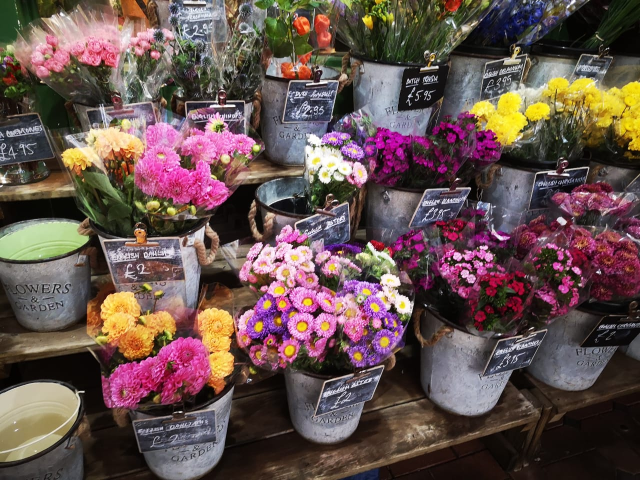
#> input picture Data/Images/flowers.jpeg, 1280 x 960 px (shown at 1/2 size)
$ python 6_blurring_and_sharpening_images.py
#> lines starting #> are read from the running program, lines starting #| are printed output that depends on the picture
### Computer_Vision/convenience_functions.py
import cv2
import matplotlib.pyplot as plt
import numpy as np


# [23 lines left out: functions info, show_mat, show_cv2, not called in this run]


def resize(image, scale=None):
    """Resizes an image"""
    if scale is not None:
        image = cv2.resize(image, None, fx=scale, fy=scale)

    return image


# [168 lines left out: functions color, matrix_translation, matrix_rotation, kernel, contours_centroid, contours_area, not called in this run]

### Computer_Vision/6_blurring_and_sharpening_images.py
import cv2
import numpy as np
import convenience_functions as cf

# Read an image
image_bgr = cv2.imread('..//Data//Images//flowers.jpeg', 1)
#> image_bgr is the input picture: shape (960, 1280, 3); mean B, G, R 78.2, 81.4, 102.4
print(f"Image shape: {image_bgr.shape}")
#| Image shape: (960, 1280, 3)
image_bgr_resized = cf.resize(image_bgr, 0.35)
#> in resize, `image = cv2.resize(image, None, fx=scale, fy=scale)`:
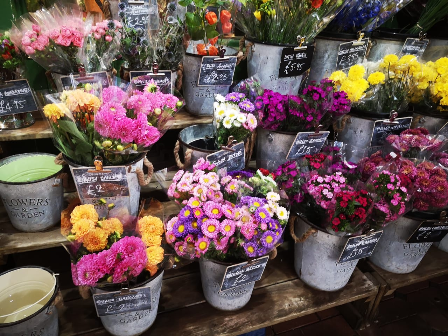
#> image: shape (336, 448, 3); mean of channels 0, 1, 2 78.1, 81.3, 102.3; drawn as B, G, R
# cf.show_cv2(image_bgr_resized)

# Create a blur kernel
kernel_3x3 = np.ones((3, 3)) / 9
kernel_5x5 = np.ones((5, 5)) / 25
kernel_7x7 = np.ones((7, 7)) / 49

# Apply kernels to the image
image_blurred_3x3 = cv2.filter2D(image_bgr_resized, -1, kernel_3x3)
image_blurred_5x5 = cv2.filter2D(image_bgr_resized, -1, kernel_5x5)
image_blurred_7x7 = cv2.filter2D(image_bgr_resized, -1, kernel_7x7)
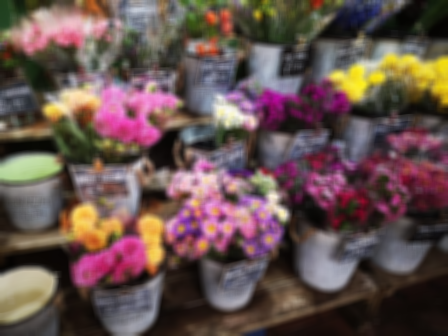
#> image_blurred_7x7: shape (336, 448, 3); mean of channels 0, 1, 2 78.1, 81.3, 102.3; drawn as B, G, R

image_row_1 = np.hstack([image_bgr_resized, image_blurred_3x3])
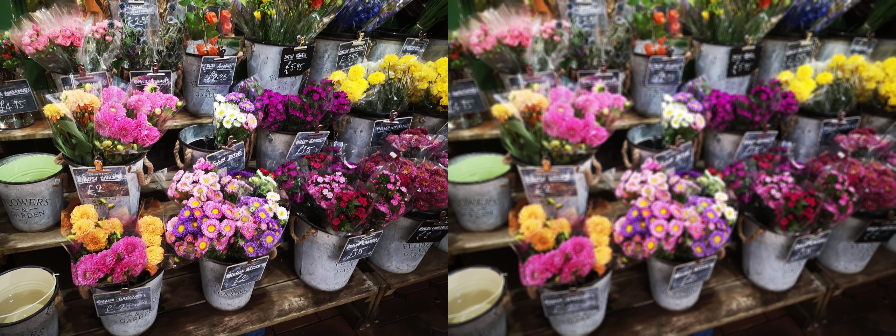
#> image_row_1: shape (336, 896, 3); mean of channels 0, 1, 2 78.1, 81.3, 102.3; drawn as B, G, R
image_row_2 = np.hstack([image_blurred_5x5, image_blurred_7x7])
image_stacked = np.vstack([image_row_1, image_row_2])
# cf.show_cv2(image_stacked)

# OpenCV blur
kernel_3x3 = (3, 3)
kernel_5x5 = (5, 5)
kernel_7x7 = (7, 7)

image_blurred_3x3 = cv2.blur(image_bgr_resized, kernel_3x3)
image_blurred_5x5 = cv2.blur(image_bgr_resized, kernel_5x5)
image_blurred_7x7 = cv2.blur(image_bgr_resized, kernel_7x7)

image_row_1 = np.hstack([image_bgr_resized, image_blurred_3x3])
image_row_2 = np.hstack([image_blurred_5x5, image_blurred_7x7])
image_stacked = np.vstack([image_row_1, image_row_2])
# cf.show_cv2(image_stacked)

# Gaussian blur
image_blurred_gaussian_3x3 = cv2.GaussianBlur(image_bgr_resized, (3, 3), 0)
image_blurred_gaussian_5x5 = cv2.GaussianBlur(image_bgr_resized, (5, 5), 0)
image_blurred_gaussian_7x7 = cv2.GaussianBlur(image_bgr_resized, (7, 7), 0)

image_row_1 = np.hstack([image_bgr_resized, image_blurred_gaussian_3x3])
image_row_2 = np.hstack([image_blurred_gaussian_5x5, image_blurred_gaussian_7x7])
image_stacked = np.vstack([image_row_1, image_row_2])
# cf.show_cv2(image_stacked)

# Median blur
image_blurred_median_3x3 = cv2.medianBlur(image_bgr_resized, ksize=3)
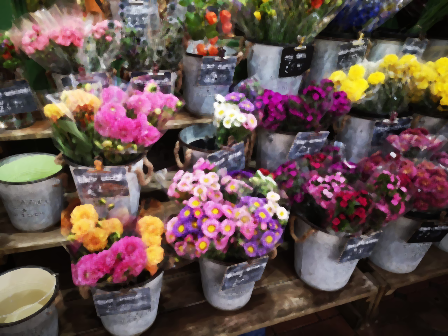
#> image_blurred_median_3x3: shape (336, 448, 3); mean of channels 0, 1, 2 76.8, 80, 101.2; drawn as B, G, R
image_blurred_median_5x5 = cv2.medianBlur(image_bgr_resized, ksize=5)
image_blurred_median_7x7 = cv2.medianBlur(image_bgr_resized, 7)
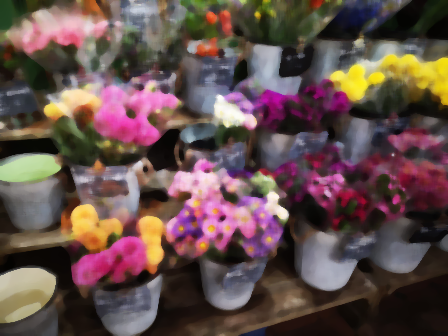
#> image_blurred_median_7x7: shape (336, 448, 3); mean of channels 0, 1, 2 75.4, 78.5, 100.2; drawn as B, G, R

image_row_1 = np.hstack([image_bgr_resized, image_blurred_median_3x3])
image_row_2 = np.hstack([image_blurred_median_5x5, image_blurred_median_7x7])
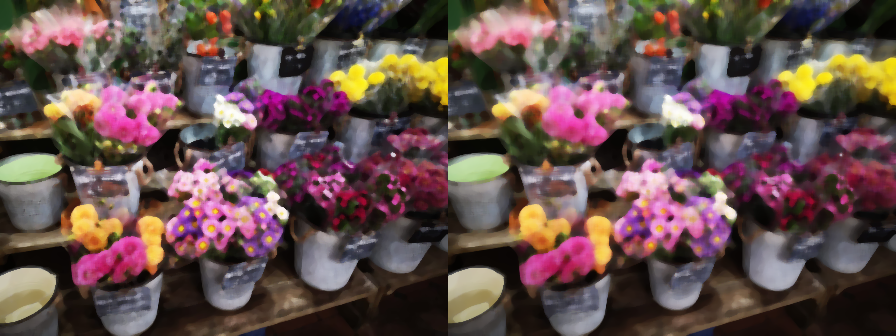
#> image_row_2: shape (336, 896, 3); mean of channels 0, 1, 2 75.7, 78.8, 100.4; drawn as B, G, R
image_stacked = np.vstack([image_row_1, image_row_2])
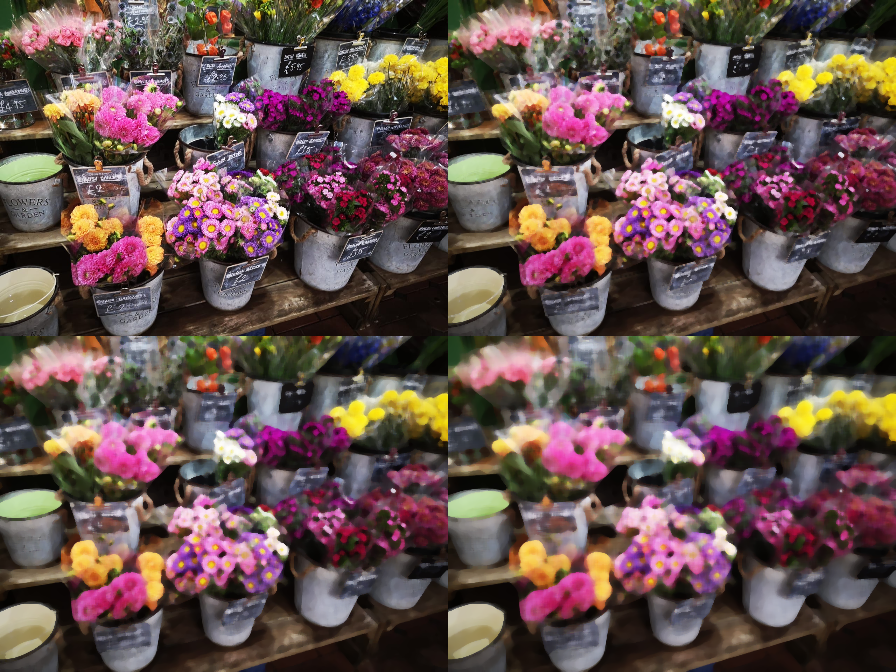
#> image_stacked: shape (672, 896, 3); mean of channels 0, 1, 2 76.6, 79.7, 101.1; drawn as B, G, R
# cf.show_cv2(image_stacked)

$ run again, with Data/Images/Volleyball.jpeg copied over Data/Images/flowers.jpeg
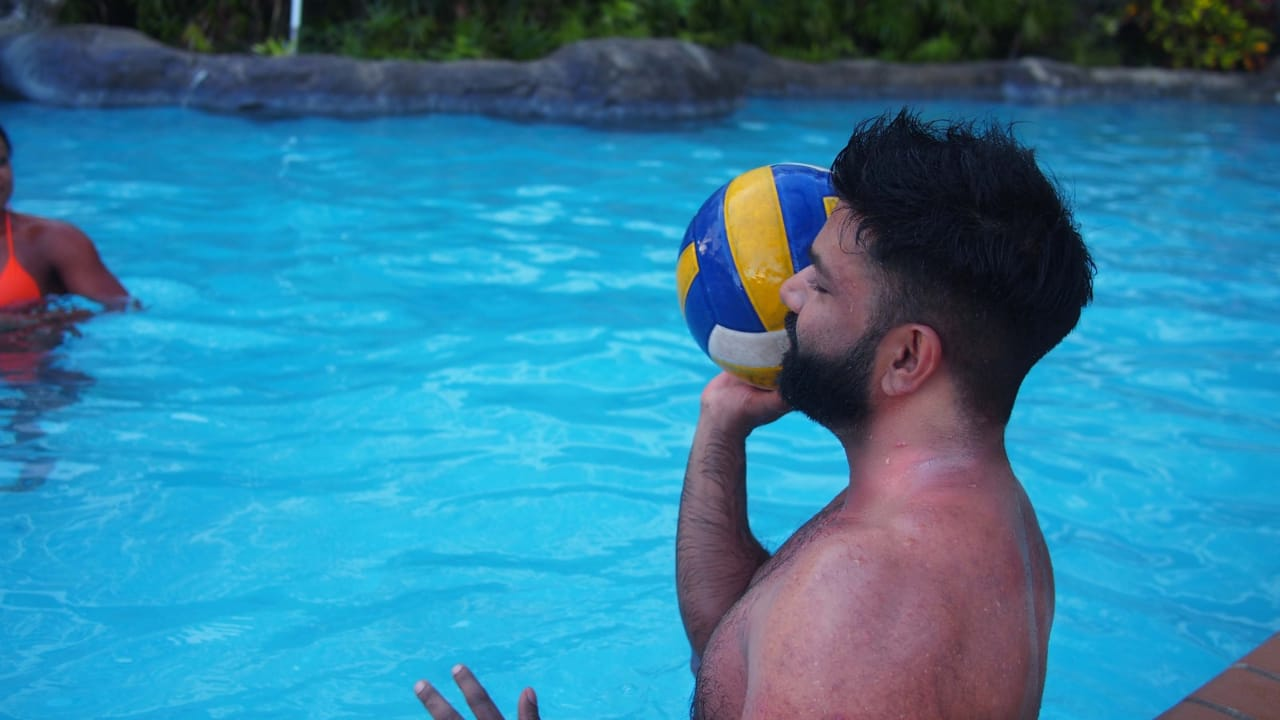
#> input picture Data/Images/Volleyball.jpeg, 1280 x 720 px
#> image_bgr is the input picture: shape (720, 1280, 3); mean B, G, R 159.8, 127.4, 49.9
#| Image shape: (720, 1280, 3)
#> `image_row_1 = np.hstack([image_bgr_resized, image_blurred_3x3])`:
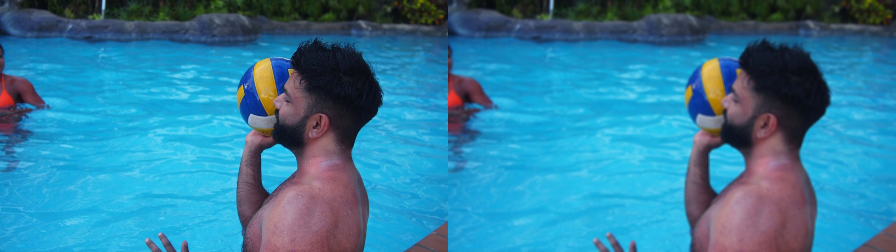
#> image_row_1: shape (252, 896, 3); mean of channels 0, 1, 2 159.7, 127.3, 49.8; drawn as B, G, R
#> `image_stacked = np.vstack([image_row_1, image_row_2])`:
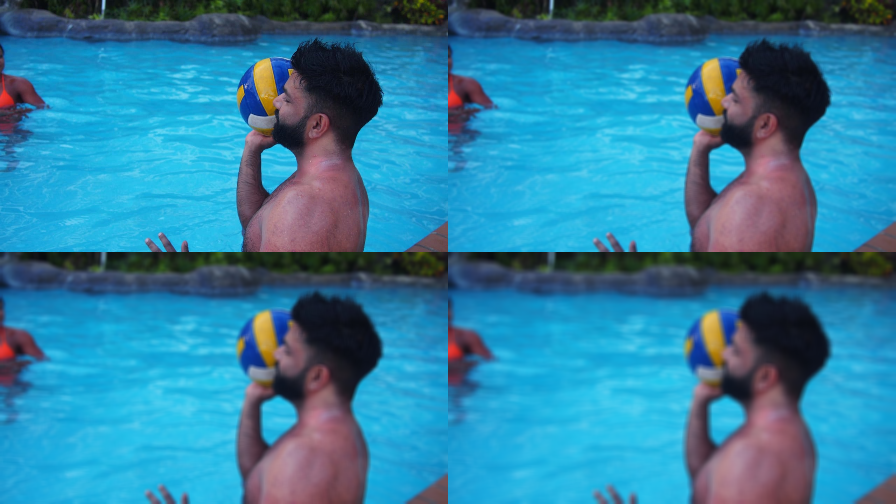
#> image_stacked: shape (504, 896, 3); mean of channels 0, 1, 2 159.7, 127.3, 49.8; drawn as B, G, R

$ run again, with Data/Images/blacksandbeach.jpeg copied over Data/Images/flowers.jpeg
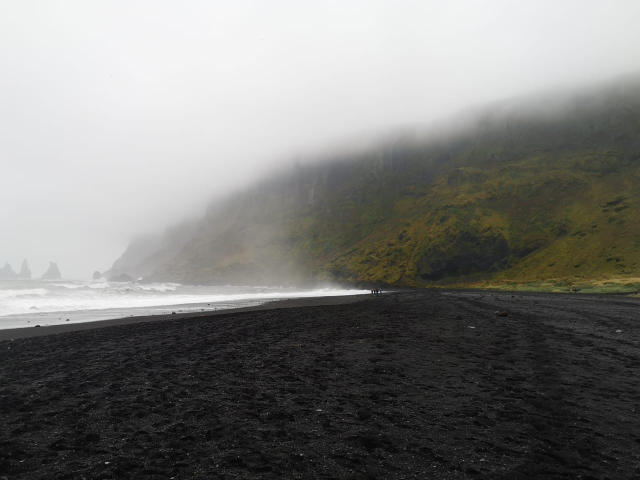
#> input picture Data/Images/blacksandbeach.jpeg, 1280 x 960 px (shown at 1/2 size)
#> image_bgr is the input picture: shape (960, 1280, 3); mean B, G, R 121.3, 124, 124.1
#| Image shape: (960, 1280, 3)
#> `image_row_1 = np.hstack([image_bgr_resized, image_blurred_3x3])`:
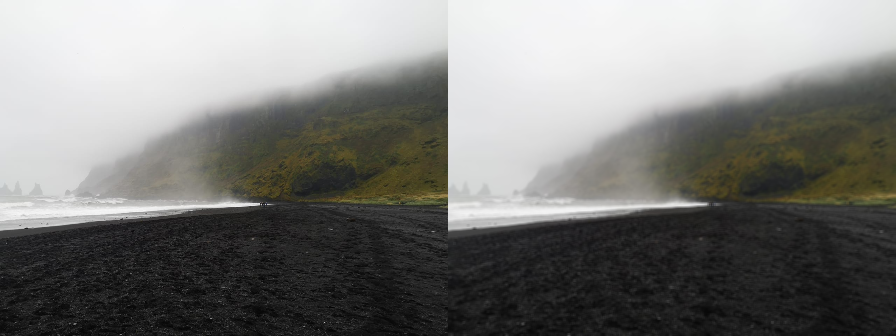
#> image_row_1: shape (336, 896, 3); mean of channels 0, 1, 2 121.3, 124, 124; drawn as B, G, R
#> `image_stacked = np.vstack([image_row_1, image_row_2])`:
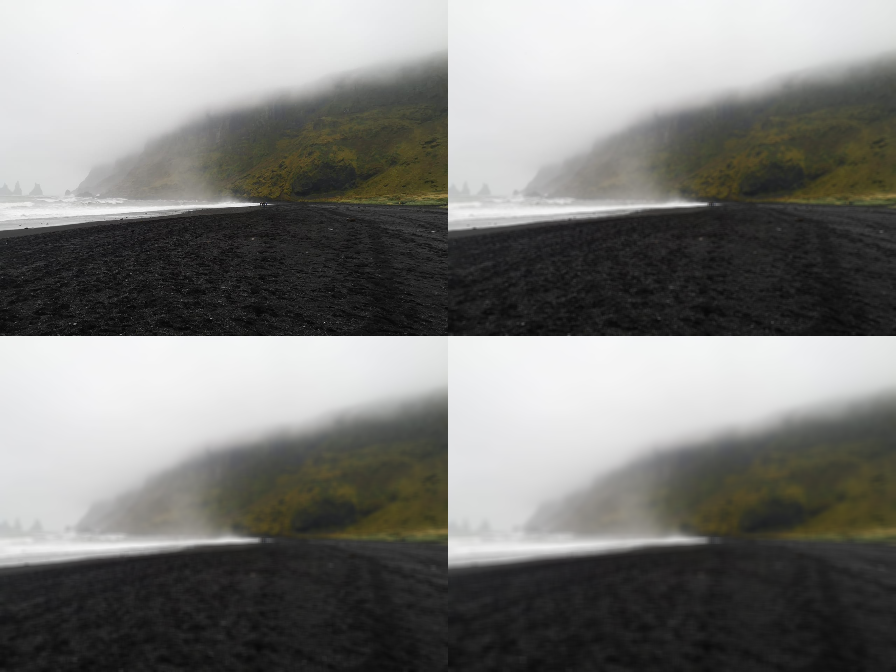
#> image_stacked: shape (672, 896, 3); mean of channels 0, 1, 2 121.3, 124, 124; drawn as B, G, R
